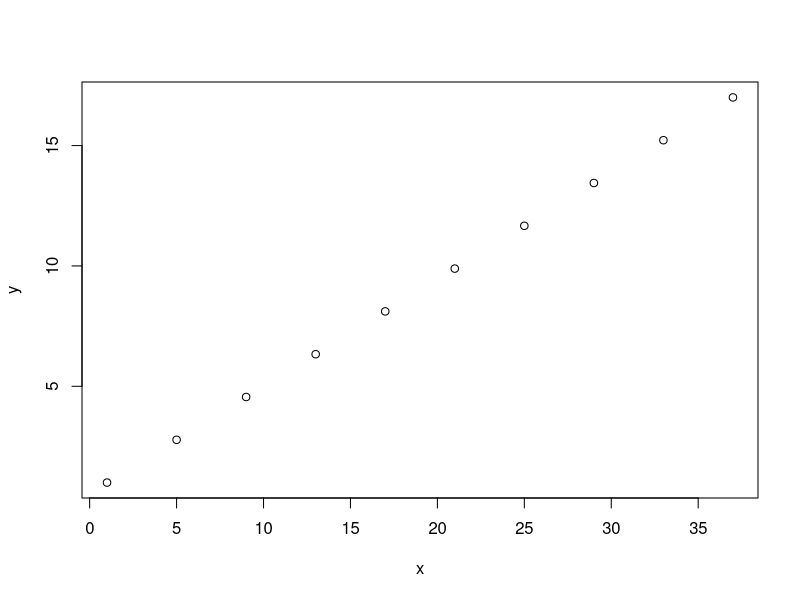
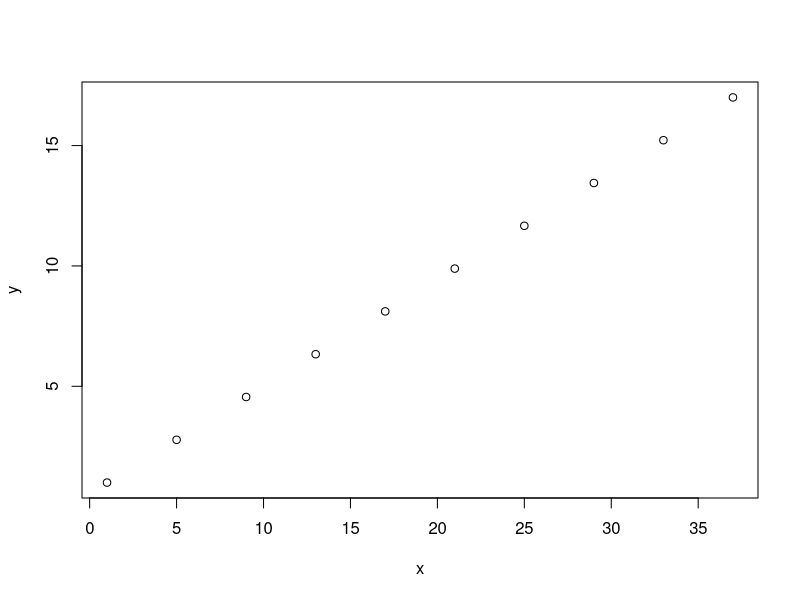
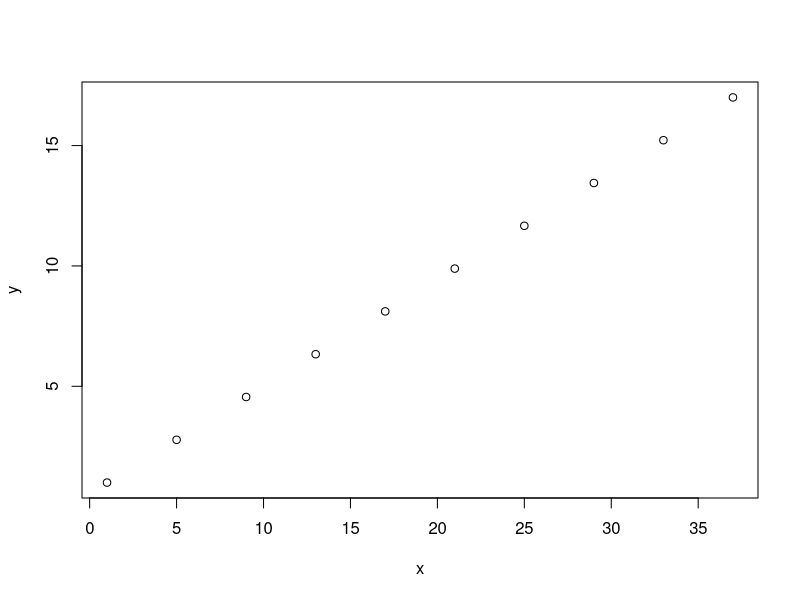
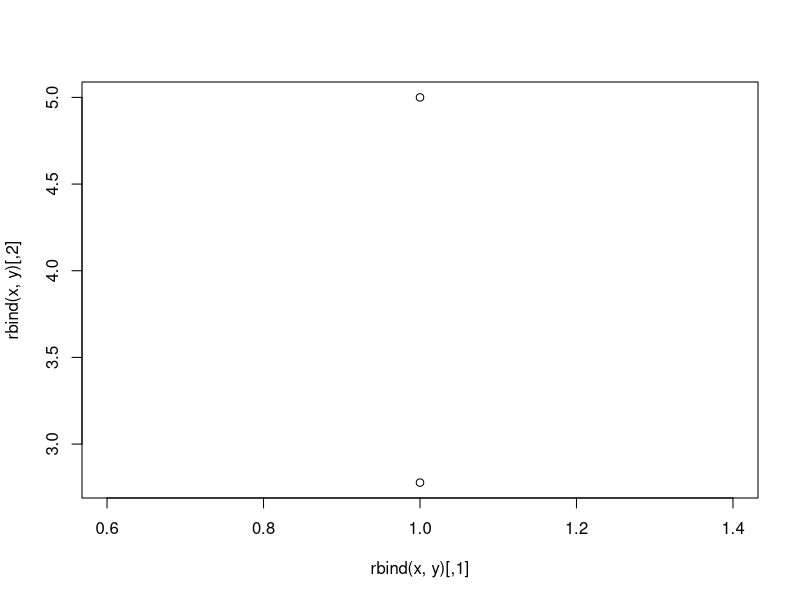
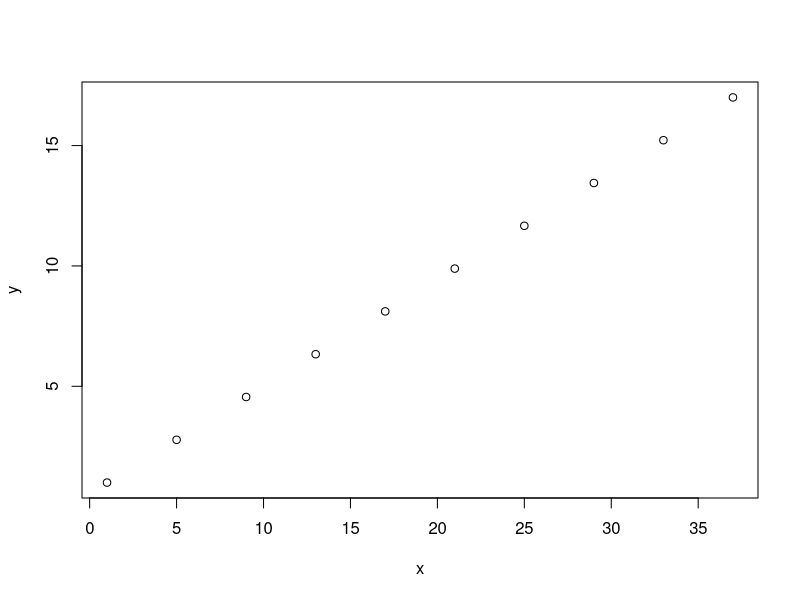
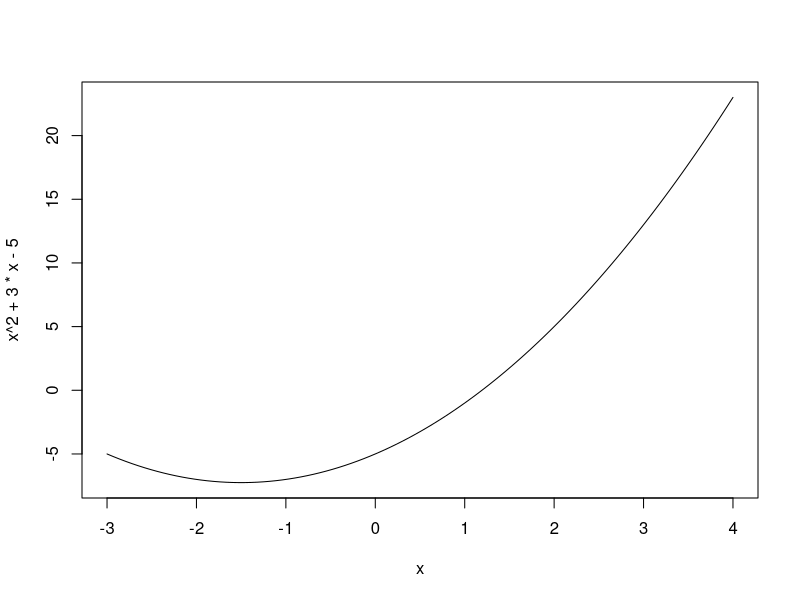
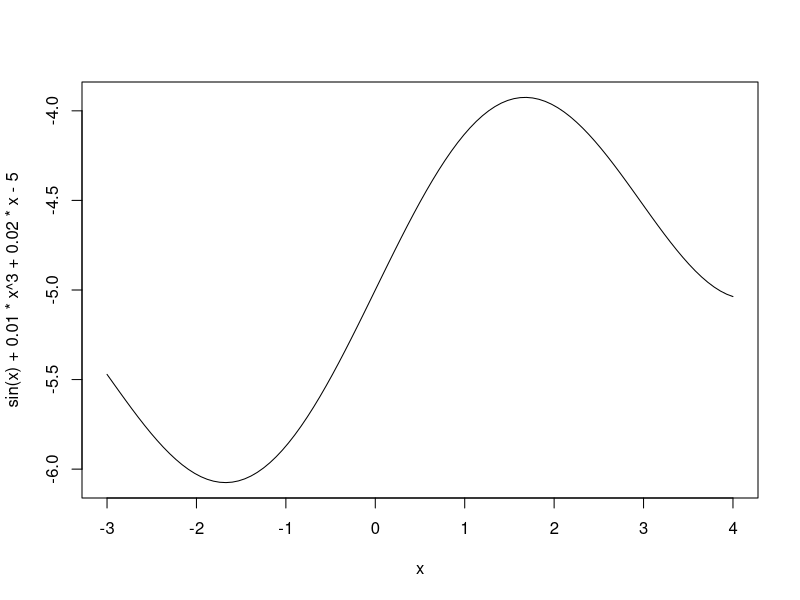

These charts were generated, in order, by the following R code:
#### laboratoria 1

### zad 1
sin(2 * pi)

cos(3/4)

tan(pi)

log(100, 10)

log(15)

log(1/7,7)

exp(3)

64^(1/3)

### zad 2
sum(c(1:10))

### zad 3
x <- seq(from=2,to=20,by=2)

# a)
length(x)

# b)
y <- rev(x)

# c)
x*x
x^2

# d)
sum(x*x)^(1/2)

# e)
t(x) %*% y

x %*% t(y)

### zad 4
seq(from=5,to=10, length.out = 13)

### zad 5
z1 <- rep(c(1,2),times=5)
z2 <- rep(c(1,2),each=5)

# a)
z1 + 4

# b)
z3 <- z2[-length(z2)]

# c)
c <- z1 + z3

# d)
z1[z1>1]

### zad 6
a <- c(1,3,6,2,7,4)

# a)
min(a)

# b)
which.min(a)

# c)
which(a>4)

# d)
sum(a)

# e)
sum(a^2)

# f)
sum(a^2)^(1/2)

# g)
a[3]

# h)
b = a[-4]

### zad 7

A = rbind(c(2,3,0),c(1,-1,2),c(1,1,-1))

# a)
A^2
A%*%A

# b)
t(A)
det(A)
solve(A)

# c)
A[3,]

### zad 8
x = seq(from=1,to=37,length.out = 10)
y = seq(from=1,to=17,length.out = 10)

# a)
plot(x,y)
help(plot)

# b)
plot(data.frame(x = x, y = y))

# c)
plot(cbind(x,y))

plot(rbind(x,y))
# nie dziala, trzeb transponowac rbind

plot(t(rbind(x,y)))

### zad 9
curve(x^2 + 3*x - 5, from = -3, to = 4)

curve(sin(x) + 0.01*x^3 + 0.02*x - 5, from = -3, to = 4)
